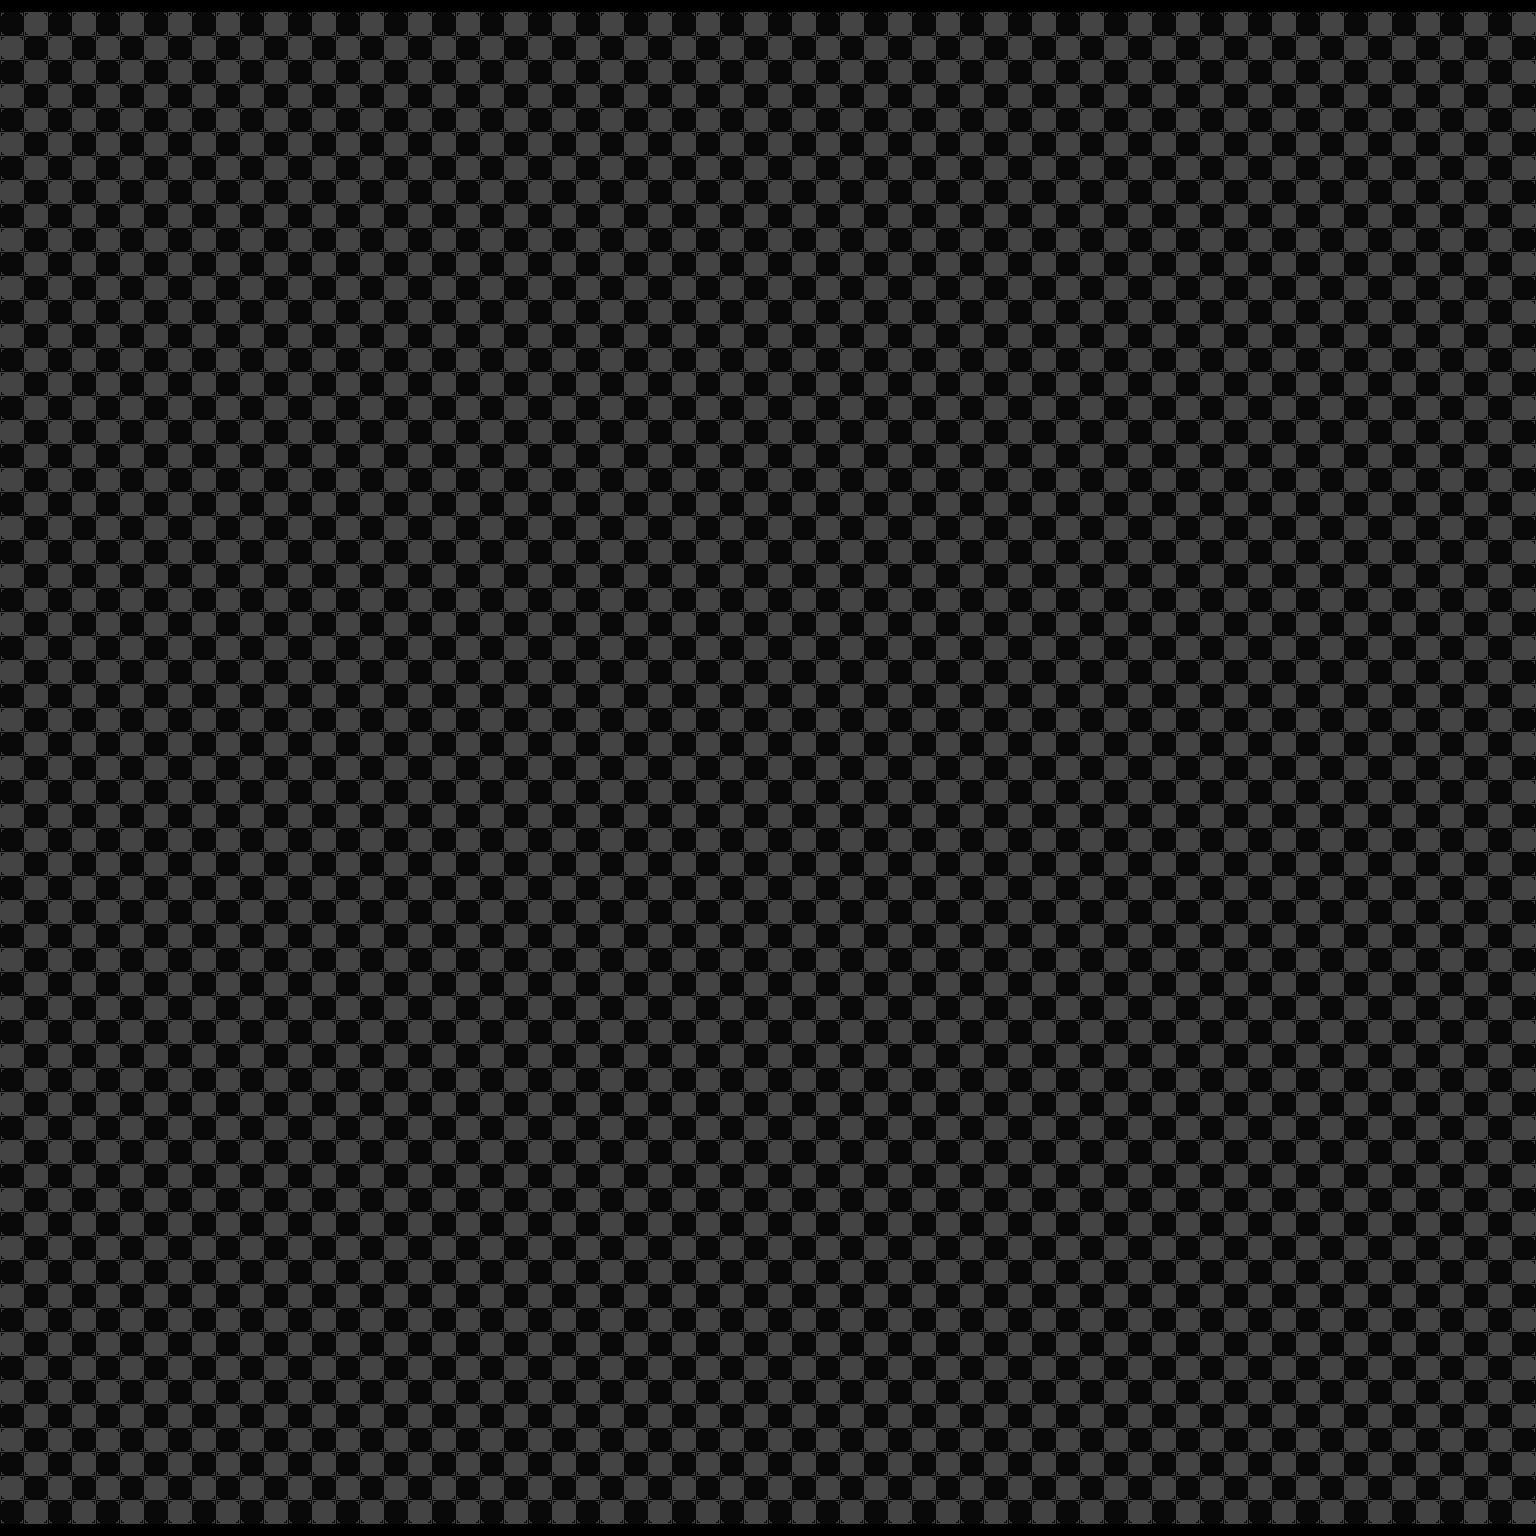

This is a level from a 2D game, rendered from its Tiled map with the project's own tilesets. A one-line summary and the map file follow, with tile-layer data summarised:
An orthogonal 128x128 tile map with 12x12 px tiles, 6 tile layers (BG, MG, FG, Walk, ...).

<map version="1.0" orientation="orthogonal" width="128" height="128" tilewidth="12" tileheight="12">
 <tileset firstgid="1" name="Tiles" tilewidth="12" tileheight="12">
  <image source="../image/Tiles.png" trans="495d47" width="432" height="432" />
 </tileset>
 <layer name="BG" width="128" height="128">
  <data>[16384 cells, 0 non-empty, 0 distinct tile ids]</data>
 </layer>
 <layer name="MG" width="128" height="128">
  <data>[16384 cells, 0 non-empty, 0 distinct tile ids]</data>
 </layer>
 <layer name="FG" width="128" height="128">
  <data>[16384 cells, 0 non-empty, 0 distinct tile ids]</data>
 </layer>
 <layer name="Walk" width="128" height="128">
  <data>[16384 cells, 0 non-empty, 0 distinct tile ids]</data>
 </layer>
 <layer name="Roof0" width="128" height="128">
  <data>[16384 cells, 0 non-empty, 0 distinct tile ids]</data>
 </layer>
 <objectgroup name="Meta" width="128" height="128" />
 <layer name="Grid Pattern" width="128" height="128" opacity="0.29">
  <data>[16384 cells, 16128 non-empty, 8 distinct tile ids]</data>
 </layer>
</map>
